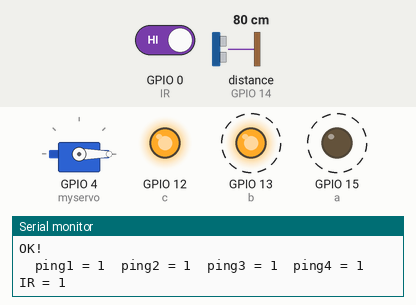
Bench run of a sketch on a simulated ESP8266 (NodeMCU). Shown: servo, output pins drawn as LEDs (lit = HIGH), the last lines printed to the serial monitor. Wiring (inferred from the names in the program): ultrasonic range finder: trigger GPIO 5; echo GPIO 14. Dashed ring = blinking. The test bench sets the inputs (shaded band); at power-on: GPIO 0 (IR) HIGH, distance to the obstacle (sensor on GPIO 14) 80 cm. The echo pulse lasts 58.3 µs per cm; WiFi joins after 1.5 s; servers stay silent unless stated; no MQTT or app messages arrive unless stated; pins used as bus, display or sensor lines are not drawn.

Above: at 2.7 s.
2.8 s: GPIO 0 (IR) driven LOW
At 3.7 s:
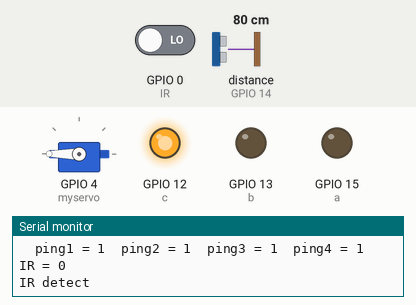
5.8 s: distance to the obstacle (sensor on GPIO 14) set to 17 cm
8.4 s: distance to the obstacle (sensor on GPIO 14) set to 15 cm
At 9.5 s:
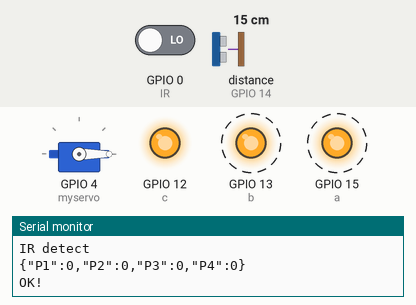
11.4 s: distance to the obstacle (sensor on GPIO 14) set to 2 cm
14.4 s: distance to the obstacle (sensor on GPIO 14) set to 18 cm
At 15.7 s:
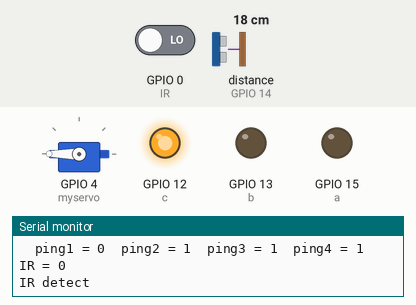
17.4 s: distance to the obstacle (sensor on GPIO 14) set to 4 cm
At 19.05 s:
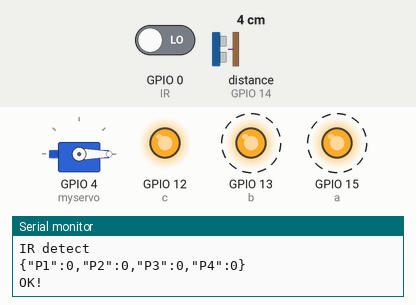
Timing chart, 0 to 21.4 s (numbered marks = the images above; inputs shaded):
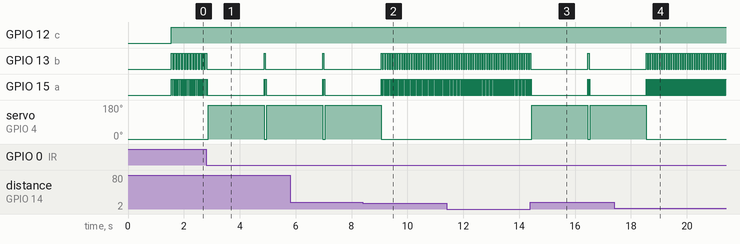

Measured:
- the behaviour switches between 16 and 15 cm on distance to the obstacle (sensor on GPIO 14) (found by bisection; images 1 and 2)
- after the input at 2.8 s, servo on GPIO 4 (myservo): 0° → 180° after 0.07 s, → 0° 2.0 s later, → 180° 0.10 s later
- after the input at 8.4 s, GPIO 13 (b): alternates HIGH for 0.04 s and LOW for 0.04 s, starting after 0.74 s; servo on GPIO 4 (myservo): goes on until 9.1 s, then stays 0°
- after the input at 14.4 s, servo on GPIO 4 (myservo): 0° → 180° after 0.06 s, → 0° 2.0 s later, → 180° 0.09 s later
- after the input at 17.4 s, GPIO 13 (b): alternates HIGH for 0.04 s and LOW for 0.04 s, starting after 1.2 s; servo on GPIO 4 (myservo): goes on until 18.5 s, then stays 0°
- by itself, GPIO 15 (a): alternates HIGH for 0.02 s and LOW for 0.02 s

The sketch:

ParkingSys.ino
```cpp
#include <ESP8266WiFi.h>                  //libraries
#include "Adafruit_MQTT.h"                //used
#include "Adafruit_MQTT_Client.h"         //in
#include <Servo.h>                        //code

Servo myservo;


byte a = 15;                             //select pin A of MUX
byte b = 13;                             //Select pin B of MUX
byte c = 12;                             //select pin C of MUX
byte com = 14;
byte IR = 0;
unsigned long echo = 0;
unsigned long ultrasoundValue = 0;

#define TRIGGER_PIN 5
#define ECHO_PIN 14


#define WLAN_SSID       ""
#define WLAN_PASS       ""

#define AIO_SERVER      "broker.hivemq.com"
#define AIO_SERVERPORT  1883                   // use 8883 for SSL
#define AIO_USERNAME    ""
#define AIO_KEY         ""

WiFiClient client;
Adafruit_MQTT_Client mqtt(&client, AIO_SERVER, AIO_SERVERPORT, AIO_USERNAME, AIO_KEY);
Adafruit_MQTT_Publish photocell = Adafruit_MQTT_Publish(&mqtt, AIO_USERNAME "/sanidhya/parking");


void setup() {
  Serial.begin(115200);
  pinMode(a, OUTPUT);
  pinMode(b, OUTPUT);
  pinMode(c, OUTPUT);
  pinMode(com, INPUT_PULLUP);
  pinMode(IR, INPUT);
  myservo.attach(4);
  pinMode(TRIGGER_PIN, OUTPUT);     // Initialize the LED_BUILTIN pin as an output
  pinMode(ECHO_PIN,INPUT);
  myservo.write(0);
  Serial.println(); Serial.println();
  Serial.print("Connecting to ");
  Serial.println(WLAN_SSID);

  WiFi.begin(WLAN_SSID, WLAN_PASS);
  while (WiFi.status() != WL_CONNECTED) {
    delay(500);
    Serial.print(".");
  }
  Serial.println();

  Serial.println("WiFi connected");
  Serial.println("IP address: "); Serial.println(WiFi.localIP());

}


int u1=0,u2=0,u3=0,u4=0;
void loop() {
  MQTT_connect();
  setMUX(1);
  delay(20);
  u1 = ping1();
  if(u1 > 15)
  {
    u1 = 1;
  }
  else
  {
    u1 =0;
  }
  Serial.print("\tping1 = " + String(u1));


  setMUX(2);
  delay(20);
  u2 = ping1();
  if(u2 > 15)
  {
    u2 = 1;
  }
  else
  {
    u2 =0;
  }
  Serial.print("\tping2 = " + String(u2));

  setMUX(3);
  delay(20);
  u3 = ping1();
  if(u3 > 15)
  {
    u3 = 1;
  }
  else
  {
    u3 =0;
  }
  Serial.print("\tping3 = " + String(u3));

  setMUX(4);
  delay(20);
  u4 = ping1();
  if(u4 > 15)
  {
    u4 = 1;
  }
  else
  {
    u4 =0;
  }
  Serial.print("\tping4 = " + String(u4));
  Serial.println("\tIR = " + String(digitalRead(IR)));


//  Serial.println("\t4 = " + String(digitalRead(com)));
//  delay(100);
  int pos;


  if(digitalRead(IR) == 0)
  {
    Serial.println("IR detect");
      if(u1 == 0 & u2 == 0 & u3 == 0 & u4 == 0 )
      {
          myservo.write(0);
      }
      else
      {
          myservo.write(180);
          delay(2000);
          myservo.write(0);
      }
  }


  String msg = "{\"P1\":" + String(u1) + ",\"P2\":" + String(u2) + ",\"P3\":" + String(u3) + ",\"P4\":" + String(u4) + "}";
  int str_len = msg.length() + 1;
  char char_array[str_len];
  msg.toCharArray(char_array, str_len);
  Serial.println(char_array);

  if (! photocell.publish(char_array)) {
    Serial.println(F("Failed"));
  } else {
    Serial.println(F("OK!"));
  }

}


void setMUX(byte number)
{
    if(number == 1)   //channel 7
    {
      digitalWrite(a,1);
      digitalWrite(b,1);
      digitalWrite(c,1);
    }
    if(number == 2)  //chennel 6
    {
      digitalWrite(a,0);
      digitalWrite(b,1);
      digitalWrite(c,1);
    }
    if(number == 3)  //channel 5
    {
      digitalWrite(a,1);
      digitalWrite(b,0);
      digitalWrite(c,1);
    }
    if(number == 4)  //channel 4
    {
      digitalWrite(a,0);
      digitalWrite(b,0);
      digitalWrite(c,1);
    }
}


unsigned int ping1()
{
 digitalWrite(TRIGGER_PIN, LOW); // Send low pulse
 delayMicroseconds(2); // Wait for 2 microseconds
 digitalWrite(TRIGGER_PIN, HIGH); // Send high pulse
 delayMicroseconds(5); // Wait for 5 microseconds
 digitalWrite(TRIGGER_PIN, LOW); // Holdoff

 digitalWrite(ECHO_PIN, HIGH); // Turn on pullup resistor
  echo = pulseIn(ECHO_PIN, HIGH); //Listen for echo
  ultrasoundValue = (echo / 58.138); //convert to CM then to inches
 return ultrasoundValue;
}

void MQTT_connect() {
  int8_t ret;

  // Stop if already connected.
  if (mqtt.connected()) {
    return;
  }

  Serial.print("Connecting to MQTT... ");

  uint8_t retries = 3;
  while ((ret = mqtt.connect()) != 0) { // connect will return 0 for connected
       Serial.println(mqtt.connectErrorString(ret));
       Serial.println("Retrying MQTT connection in 5 seconds...");
       mqtt.disconnect();
       delay(5000);  // wait 5 seconds
       retries--;
       if (retries == 0) {
         // basically die and wait for WDT to reset me
         while (1);
       }
  }
  Serial.println("MQTT Connected!");
}
```
